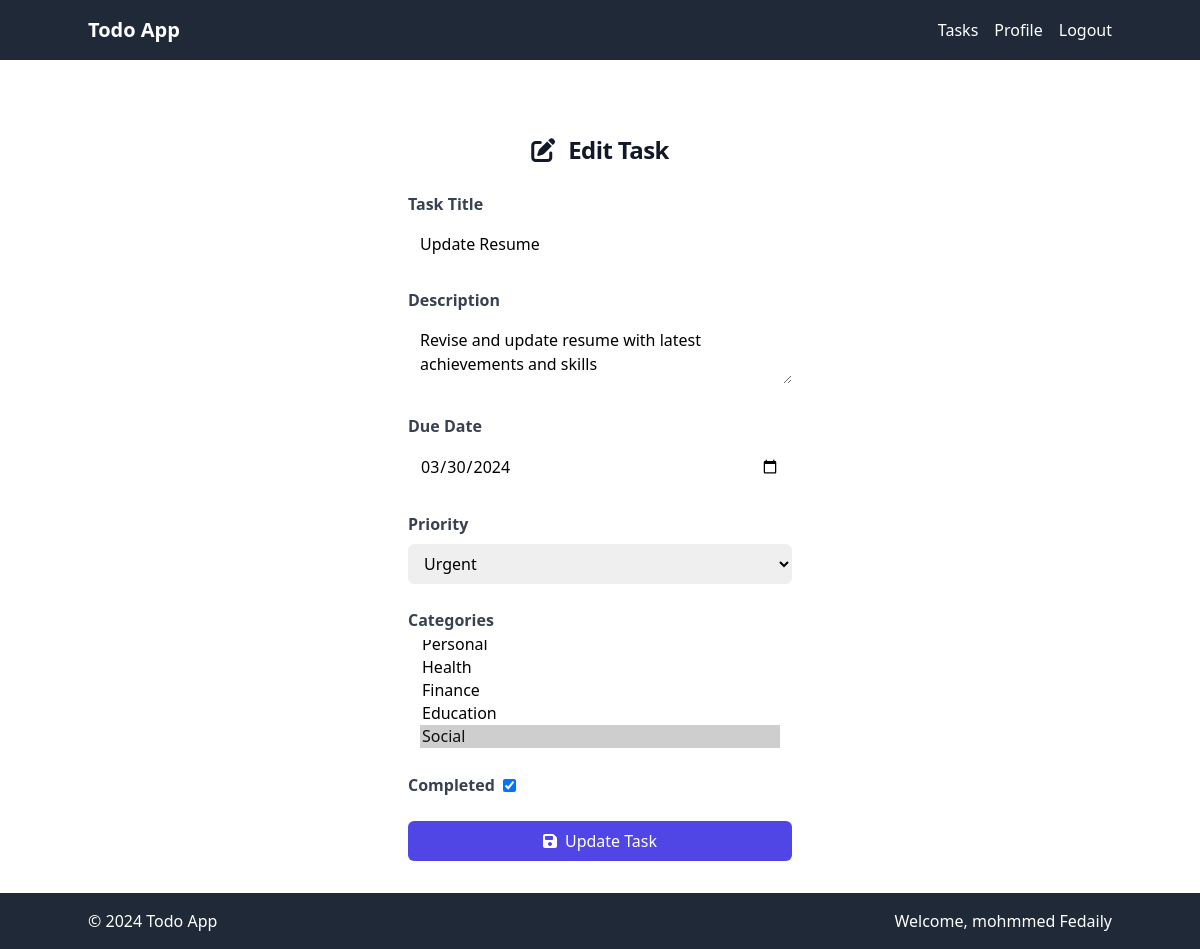
Page /cours/Brief-Todolist/task/edit/121 (signed in) on the committed database.
### tables this page shows
CREATE TABLE `tdl_task` (
  `task_id` int(11) NOT NULL,
  `title` varchar(255) DEFAULT NULL,
  `description` text DEFAULT NULL,
  `dueto` date DEFAULT NULL,
  `completed` tinyint(1) DEFAULT NULL,
  `priority_id` int(11) DEFAULT NULL,
  `user_id` int(11) DEFAULT NULL
);

CREATE TABLE `tdl_priority` (
  `priority_id` int(11) NOT NULL,
  `name` varchar(255) DEFAULT NULL
);

### App/DbConnection/Db.php (called while the page is built, shortened)
<?php
final class Db
{
    private $DB;
    public function __construct()
    {
      $this->config = __DIR__ . '/../../config/database.php';
      try {
        $dsn = "mysql:host=" . DB_HOST . ";dbname=" . DB_NAME;
        $this->DB = new PDO($dsn, DB_USER, DB_PWD, array(PDO::ATTR_ERRMODE => PDO::ERRMODE_EXCEPTION));
      } catch (PDOException $error) {
        echo "Erreur de connexion à la Base de Données : " . $error->getMessage();
      }
    }
    public function getDB(): PDO
    {
      return $this->DB;
    }
  }

### App/Repositories/TaskRepository.php (called while the page is built, shortened)
<?php
class TaskRepository
{
    private $db;
    public function __construct()
    {
      $database = new Db;
      $this->db = $database->getDB();
      }
    public function getTaskById($task_id)
    {
        $sql = "SELECT * FROM tdl_task WHERE task_id = :task_id";
        $stmt = $this->db->prepare($sql);
        $stmt->bindParam(':task_id', $task_id);
        $stmt->execute();
        $stmt->setFetchMode(PDO::FETCH_CLASS, '\App\Models\Task');
        return $stmt->fetch();
    }
    public function getTaskCategories($taskId)
{
    try {
        $sql = "SELECT category.category_id, category.name
                FROM tdl_task_has_category task_category
                JOIN tdl_category category ON task_category.category_id = category.category_id
                WHERE task_category.task_id = :task_id";
        $stmt = $this->db->prepare($sql);
        $stmt->bindParam(':task_id', $taskId);
        $stmt->execute();
        return $stmt->fetchAll(PDO::FETCH_CLASS, 'App\Models\Task');
    } catch (\PDOException $e) {
        return [];
    }
}
}

### App/Models/Task.php (called while the page is built, shortened)
<?php
class Task
{
    private $task_id;
    private $title;
    private $description;
    private $dueto;
    private $completed;
    private $priority_id;
    public function getTask_id()
    {
        return $this->task_id;
    }
    public function getTitle()
    {
        return $this->title;
    }
    public function getDescription()
    {
        return $this->description;
    }
    public function getDueto()
    {
        return $this->dueto;
    }
    public function getCompleted()
    {
        return $this->completed;
    }
    public function getPriority_id()
    {
        return $this->priority_id;
    }
}

### App/Repositories/PriorityRepository.php (called while the page is built, shortened)
<?php
class PriorityRepository
{
    private $db;
    public function __construct()
    {
        $database = new Db;
        $this->db = $database->getDB();
    }
    public function getAllPriorities()
    {
        $sql = "SELECT * FROM tdl_priority";
        $stmt = $this->db->query($sql);
        return $stmt->fetchAll(PDO::FETCH_CLASS, '\App\Models\Priority');
    }
}

### App/Models/Priority.php (called while the page is built, shortened)
<?php
class Priority
{
    private $priority_id;
    private $name;
    public function getPriority_id()
    {
        return $this->priority_id;
    }
    public function getName()
    {
        return $this->name;
    }
}

### App/Repositories/CategoryRepository.php (called while the page is built, shortened)
<?php
class CategoryRepository
{
    private $db;
    public function __construct()
    {
        $database = new Db;
        $this->db = $database->getDB();
    }
    public function getAllCategories()
    {
        $categoryArray = [];
        $sql = "SELECT * FROM tdl_category";
        $stmt = $this->db->query($sql);
        while ($row = $stmt->fetch(PDO::FETCH_ASSOC)) {
            $categoryArray[] = new Category($row);
        }
        return $categoryArray;
    }
}

### App/Models/Category.php (called while the page is built, shortened)
<?php
class Category
{
    private $category_id;
    private $name;
    public function hydrate(array $data)
    {
        foreach ($data as $key => $value) {
            $setter = 'set' . ucfirst($key);
        }
    }
    public function getCategory_id()
    {
        return $this->category_id;
    }
    public function setCategory_id($category_id)
    {
        $this->category_id = $category_id;
    }
    public function getName()
    {
        return $this->name;
    }
    public function setName($name)
    {
        $this->name = $name;
    }
}

### App/Views/task_edit.php (the view, shortened to what this page needs)
<?php
require_once __DIR__ . "/../../init.php";
$route = str_replace("/cours/Brief-Todolist/", "", $_SERVER["REQUEST_URI"]);
$routeParts = explode("/", $route);
$taskId = end($routeParts);
if ($taskId) {
    $taskRepository = new TaskRepository();
    $task = $taskRepository->getTaskById($taskId);
    $priorityRepository = new PriorityRepository();
    $priorities = $priorityRepository->getAllPriorities();
    $categoryRepository = new CategoryRepository();
    $categories = $categoryRepository->getAllCategories();
    $taskCategories = $taskRepository->getTaskCategories($task->getTask_id());
}
?>
<!DOCTYPE html>
<html lang="en">
<head>
    <link href="https://cdn.jsdelivr.net/npm/tailwindcss@2.2.19/dist/tailwind.min.css" rel="stylesheet">
</head>
<body>
<div class="mt-10 sm:mx-auto sm:w-full sm:max-w-sm">
        <div class="sm:mx-auto sm:w-full sm:max-w-sm">
            <h2 class="mt-10 text-center text-2xl font-bold leading-9 tracking-tight text-gray-900">
                <i class="fas fa-edit mr-2"></i> Edit Task
            </h2>
        </div>
        <form class="space-y-6" action="/cours/Brief-Todolist/task/update" method="post">
            <div>
                <label for="title" class="block text-gray-700 font-semibold mb-2">Task Title</label>
                <input id="title" name="title" type="text" value="<?php echo $task->getTitle(); ?>" required class="w-full rounded-md border-gray-300 py-2 px-3 focus:outline-none focus:ring-2 focus:ring-indigo-600" placeholder="Enter task title">
            </div>
            <div>
                <label for="description" class="block text-gray-700 font-semibold mb-2">Description</label>
                <textarea id="description" name="description" required class="w-full rounded-md border-gray-300 py-2 px-3 focus:outline-none focus:ring-2 focus:ring-indigo-600" placeholder="Enter task description"><?php echo $task->getDescription(); ?></textarea>
            </div>
            <div>
                <label for="dueto" class="block text-gray-700 font-semibold mb-2">Due Date</label>
                <input id="dueto" name="dueto" type="date" value="<?php echo $task->getDueto(); ?>" required class="w-full rounded-md border-gray-300 py-2 px-3 focus:outline-none focus:ring-2 focus:ring-indigo-600">
            </div>
            <div>
                <label for="priority_id" class="block text-gray-700 font-semibold mb-2">Priority</label>
                <select id="priority_id" name="priority_id" required class="w-full rounded-md border-gray-300 py-2 px-3 focus:outline-none focus:ring-2 focus:ring-indigo-600">
                    <?php if (!empty($priorities)): ?>
                        <?php foreach ($priorities as $priority): ?>
                            <option value="<?php echo $priority->getPriority_id(); ?>" <?php echo $task->getPriority_id() == $priority->getPriority_id() ? "selected" : ""; ?>>
                                <?php echo $priority->getName(); ?>
                            </option>
                        <?php endforeach; ?>
                    <?php else: ?>
                        <option value="">No priorities available</option>
                    <?php endif; ?>
                </select>
            </div>
            <div>
                <label for="categories" class="block text-gray-700 font-semibold mb-2">Categories</label>
                <select id="categories" name="categories[]" multiple required class="w-full rounded-md border-gray-300 py-2 px-3 focus:outline-none focus:ring-2 focus:ring-indigo-600">
                    <?php foreach ($categories as $category): ?>
                        <?php
                        $selected = in_array($category->getCategory_id(), array_column($taskCategories, "category_id"));
                        $selectedAttr = $selected ? "selected" : "";
                        ?>
                        <option value="<?php echo $category->getCategory_id(); ?>" <?php echo $selectedAttr; ?>>
                            <?php echo $category->getName(); ?>
                        </option>
                    <?php endforeach; ?>
                </select>
            </div>
            <div class="flex items-center">
                <label for="completed" class="text-gray-700 font-semibold mr-2">Completed</label>
                <input id="completed" name="completed" type="checkbox" <?php echo $task->getCompleted() ? "checked" : ""; ?> class="rounded-md focus:ring-indigo-600">
            </div>
            <button type="submit" name="update-task" class="w-full bg-indigo-600 text-white py-2 px-4 rounded-md hover:bg-indigo-700 transition-colors duration-300 flex items-center justify-center">
                <i class="fas fa-save mr-2"></i> Update Task
            </button>
        </form>
    </div>
</body>
</html>

### rows in the picture
tdl_task: title "Update Resume", description "Revise and update resume with latest achievements and skills", dueto "03/30/2024", priority_id "Urgent", completed "☑"

### other values in the picture
$userName "mohmmed Fedaily"
form field value "Health / Finance / Education / Social ☑"
